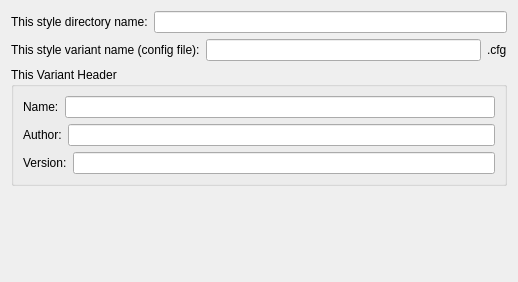
          <widget class="QWidget" name="tab_9" >
           <property name="geometry" >
            <rect>
             <x>0</x>
             <y>0</y>
             <width>518</width>
             <height>282</height>
            </rect>
           </property>
           <attribute name="title" >
            <string>Style Information</string>
           </attribute>
           <layout class="QGridLayout" name="gridLayout_24" >
            <item row="0" column="0" >
             <layout class="QHBoxLayout" name="horizontalLayout_22" >
              <item>
               <widget class="QLabel" name="label_43" >
                <property name="text" >
                 <string>This style directory name:</string>
                </property>
               </widget>
              </item>
              <item>
               <widget class="QLineEdit" name="styleDirectory" />
              </item>
             </layout>
            </item>
            <item row="1" column="0" >
             <layout class="QHBoxLayout" name="horizontalLayout_23" >
              <item>
               <widget class="QLabel" name="label_44" >
                <property name="text" >
                 <string>This style variant name (config file):</string>
                </property>
               </widget>
              </item>
              <item>
               <widget class="QLineEdit" name="styleConfig" />
              </item>
              <item>
               <widget class="QLabel" name="label_45" >
                <property name="text" >
                 <string>.cfg</string>
                </property>
               </widget>
              </item>
             </layout>
            </item>
            <item row="2" column="0" >
             <widget class="QGroupBox" name="groupBox_9" >
              <property name="title" >
               <string>This Variant Header</string>
              </property>
              <layout class="QGridLayout" name="gridLayout_23" >
               <item row="1" column="0" >
                <layout class="QHBoxLayout" name="horizontalLayout_24" >
                 <item>
                  <widget class="QLabel" name="label_46" >
                   <property name="text" >
                    <string>Name:</string>
                   </property>
                  </widget>
                 </item>
                 <item>
                  <widget class="QLineEdit" name="styleName" />
                 </item>
                </layout>
               </item>
               <item row="2" column="0" >
                <layout class="QHBoxLayout" name="horizontalLayout_25" >
                 <item>
                  <widget class="QLabel" name="label_47" >
                   <property name="text" >
                    <string>Author:</string>
                   </property>
                  </widget>
                 </item>
                 <item>
                  <widget class="QLineEdit" name="styleAuthor" />
                 </item>
                </layout>
               </item>
               <item row="3" column="0" >
                <layout class="QHBoxLayout" name="horizontalLayout_26" >
                 <item>
                  <widget class="QLabel" name="d" >
                   <property name="text" >
                    <string>Version:</string>
                   </property>
                  </widget>
                 </item>
                 <item>
                  <widget class="QLineEdit" name="styleVersion" />
                 </item>
                </layout>
               </item>
              </layout>
             </widget>
            </item>
            <item row="3" column="0" >
             <spacer name="verticalSpacer_7" >
              <property name="orientation" >
               <enum>Qt::Vertical</enum>
              </property>
              <property name="sizeHint" stdset="0" >
               <size>
                <width>20</width>
                <height>40</height>
               </size>
              </property>
             </spacer>
            </item>
           </layout>
          </widget>
